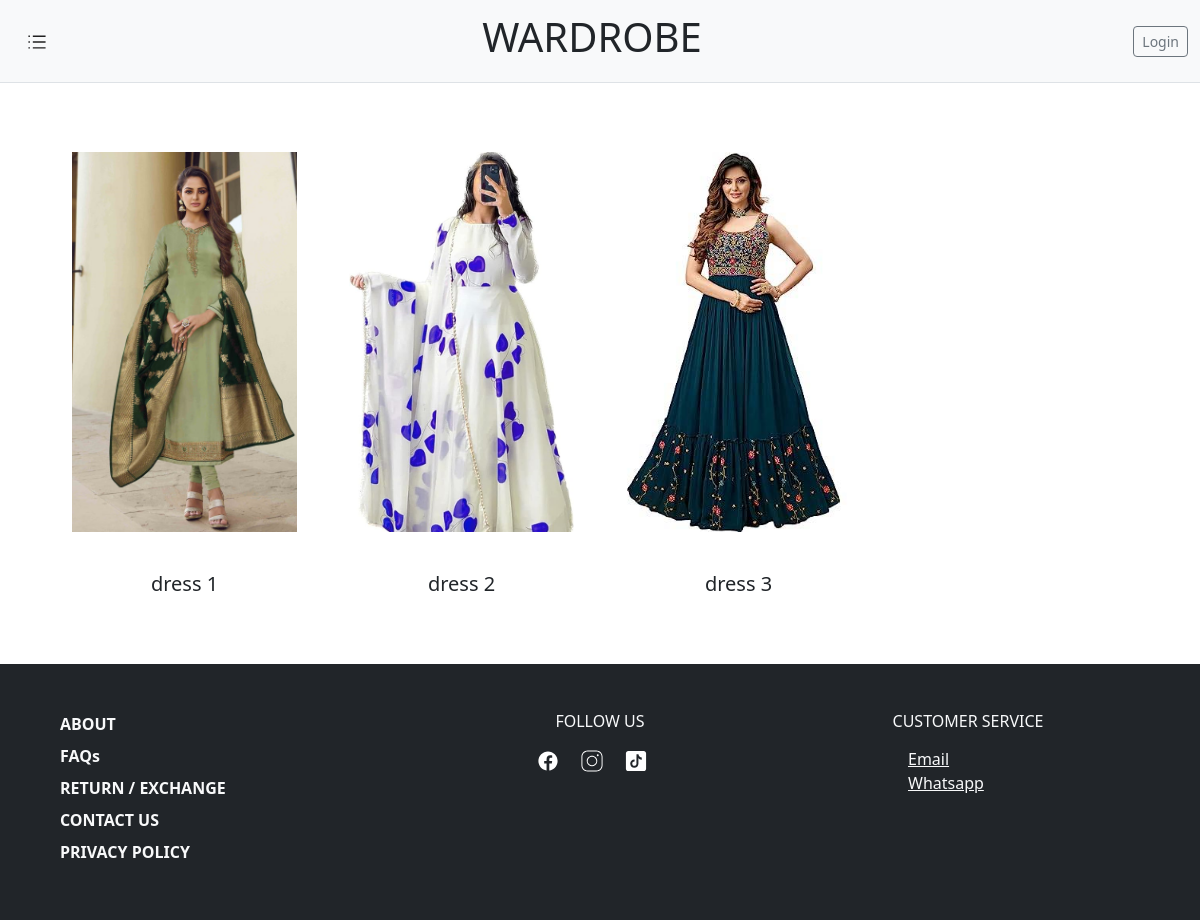
The app's page /, older data.
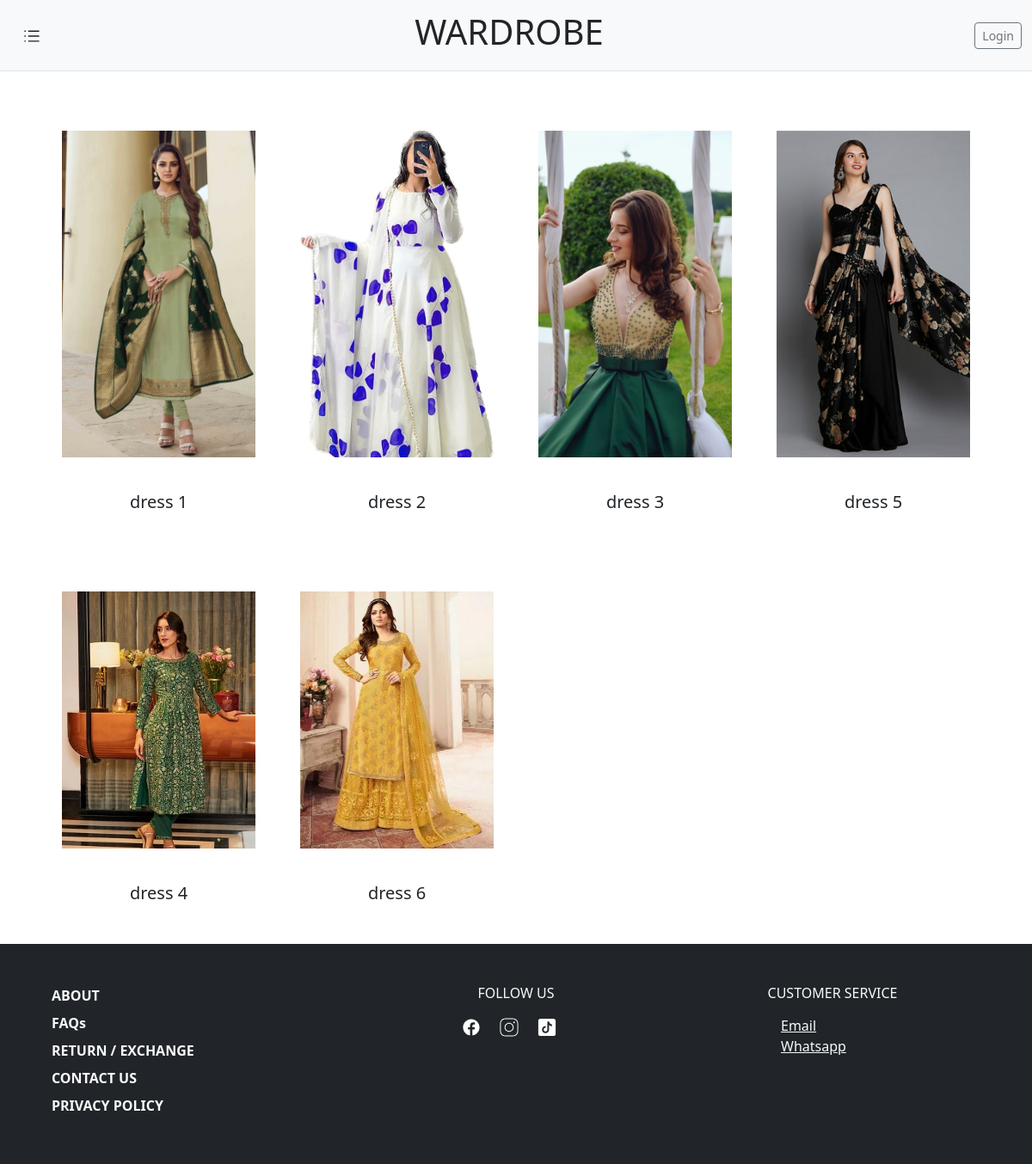
The same page, newer data.
### home/models.py (models this page shows, shortened)
class Dress(models.Model):
  class Meta:
    verbose_name_plural = "Dresses"
  category = models.ForeignKey(Category, models.CASCADE)
  name = models.CharField(max_length=40)
  Extra_Small = "XS"
  Small = "S"
  Medium = "M"
  Large = "L"
  Extra_Large = "XL"
  Extra_Extra_Large = "XXL"
  choices = {
    (Extra_Small,"Extra Small"),
    (Small,"Small"),
    (Medium,"Medium"),
    (Large,"Large"),
    (Extra_Large,"Extra Large"),
    (Extra_Extra_Large,"Extra Extra Large"),
  }
  size = models.CharField(choices=choices, default=Medium, max_length=4)
  price = models.IntegerField()
  composition = models.CharField(max_length=30)
  stock = models.IntegerField(null=True)
  inStock = models.BooleanField()
  code = models.IntegerField(unique=True)
  description = models.TextField()
  default_image = models.ImageField(unique=True,upload_to="images/default",blank=True)

### home/views.py (the view)
# urls.py: path('', views.index, name='index'),
def index(request):
  dresses = Dress.objects.all()
  context = {'dresses': dresses}
  return render(request, 'home/index.html', context)

### context_util.py (called while the page is built)
def category_context(request):
    return {'category': Category.objects.all()}

### home/templates/home/index.html
{% extends 'home/utility.html' %}
{% block ind %}
  <div class="container-fluid mt-5 px-2 px-md-5">
    <div class="row row-cols-2 row-cols-md-4 gx-1">
      {% for dress in dresses %}
      <div class="col">
        <div class="all-img-height p-md-4 mb-3">
          <img src="{{ dress.default_image.url }}"  loading="lazy" class="dress-all object-fit-cover" alt="Dress">
        </div>
        <div class="text-center">
          <h5 class="">{{ dress.name }}</h5>
        </div>
      </div>
      {% endfor %}
    </div>
  </div>
{% endblock ind %}

Row changes from the older to the newer data that the page shows:
changed Dress "dress 3": default_image: a different picture
added Dress: default_image (picture), name "dress 5"
added Dress: default_image (picture), name "dress 4"
added Dress: default_image (picture), name "dress 6"
